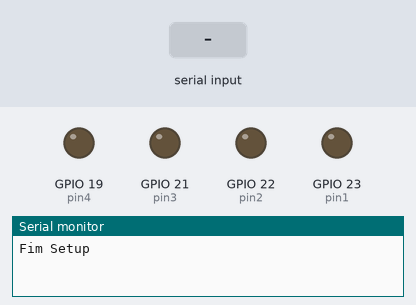
Recording of a sketch running on a simulated ESP32. On the bench: output pins drawn as LEDs (lit = HIGH), the last lines printed to the serial monitor. The inputs (shaded band) are chosen by the test bench. Nothing arrives over Bluetooth unless stated.

Above: at 3.2 s.
3.3 s: "F" received over the second serial link
At 4.1 s:
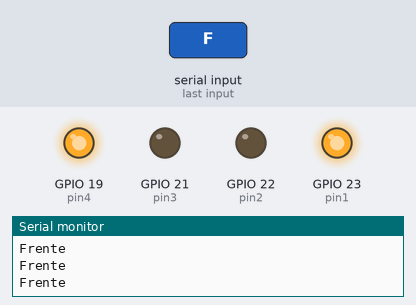
4.8 s: "B" received over the second serial link
At 5.8 s:
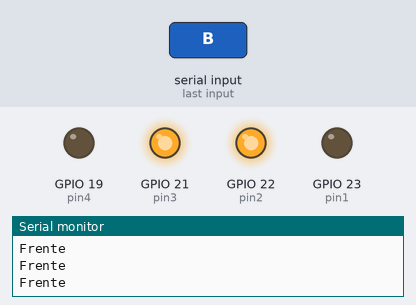
6.3 s: "L" received over the second serial link
At 7.0 s:
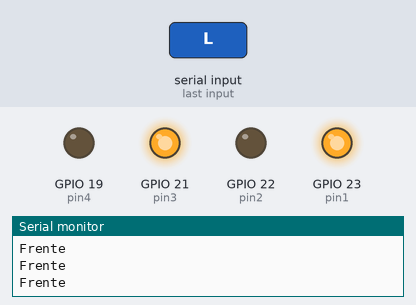
7.8 s: "R" received over the second serial link
At 9.0 s:
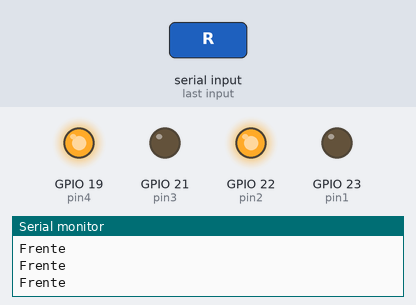
9.3 s: "Q" received over the second serial link
At 10.4 s:
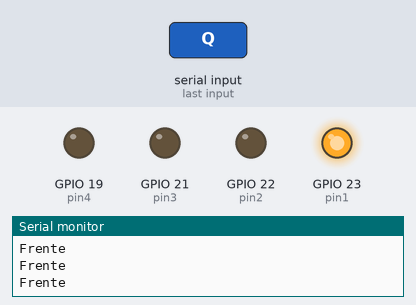
10.8 s: "E" received over the second serial link
At 11.5 s:
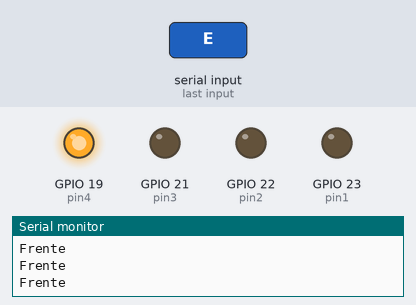
Timing chart, 0 to 13.3 s (numbered marks = the images above; inputs shaded):
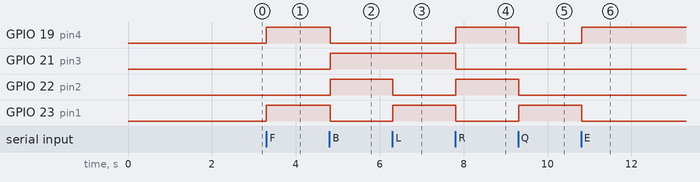

The sketch:

CodigoESP32.ino
```cpp
#include "BluetoothSerial.h"

#define pin1 23
#define pin2 22
#define pin3 21
#define pin4 19


BluetoothSerial SerialBT;
char comando;
void setup() {
  Serial.begin(9600);
  SerialBT.begin("Carrinho");


  pinMode(pin1, OUTPUT);
  pinMode(pin2, OUTPUT);
  pinMode(pin3, OUTPUT);
  pinMode(pin4, OUTPUT);

  Serial.println("Fim Setup");
  delay(2000);
}
void loop() {
  if (SerialBT.available()) {
    comando = SerialBT.read();
  }


  switch (comando) {
    case 'S':
      {  //move frente
        Serial.printf("Parado \n");
        digitalWrite(pin1, LOW);
        digitalWrite(pin2, LOW);
        digitalWrite(pin3, LOW);
        digitalWrite(pin4, LOW);
        break;
      }
    case 'F':
      {  //move frente
        Serial.printf("Frente \n");
        digitalWrite(pin1, HIGH);
        digitalWrite(pin2, LOW);
        digitalWrite(pin3, LOW);
        digitalWrite(pin4, HIGH);
        break;
      }
    case 'B':
      {  //move frente
        Serial.printf("Frente \n");
        digitalWrite(pin1, LOW);
        digitalWrite(pin2, HIGH);
        digitalWrite(pin3, HIGH);
        digitalWrite(pin4, LOW);
        break;
      }
    case 'L':
      {  //move frente
        Serial.printf("Frente \n");
        digitalWrite(pin1, HIGH);
        digitalWrite(pin2, LOW);
        digitalWrite(pin3, HIGH);
        digitalWrite(pin4, LOW);
        break;
      }
    case 'R':
      {  //move frente
        Serial.printf("Frente \n");
        digitalWrite(pin1, LOW);
        digitalWrite(pin2, HIGH);
        digitalWrite(pin3, LOW);
        digitalWrite(pin4, HIGH);
        break;
      }
    case 'Q':
      {  //move frente
        Serial.printf("Frente \n");
        digitalWrite(pin1, HIGH);
        digitalWrite(pin2, LOW);
        digitalWrite(pin3, LOW);
        digitalWrite(pin4, LOW);
        break;
      }
    case 'E':
      {  //move frente
        Serial.printf("Frente \n");
        digitalWrite(pin1, LOW);
        digitalWrite(pin2, LOW);
        digitalWrite(pin3, LOW);
        digitalWrite(pin4, HIGH);
        break;
      }
    case 'C':
      {  //move frente
        Serial.printf("Frente \n");
        digitalWrite(pin1, LOW);
        digitalWrite(pin2, LOW);
        digitalWrite(pin3, HIGH);
        digitalWrite(pin4, LOW);
        break;
      }
    case 'Z':
      {  //move frente
        Serial.printf("Frente \n");
        digitalWrite(pin1, LOW);
        digitalWrite(pin2, HIGH);
        digitalWrite(pin3, LOW);
        digitalWrite(pin4, LOW);
        break;
      }
  }
}


/*
 case 'I': {//frente direita

 digitalWrite(pin1, HIGH);
 digitalWrite(pin2, LOW);

 digitalWrite(pin3, LOW);
 digitalWrite(pin4, HIGH);
 break;
 }
case 'G': {//frente esquerda

 digitalWrite(pin1, LOW);
 digitalWrite(pin2, HIGH);

 digitalWrite(pin3, HIGH);
 digitalWrite(pin4, LOW);
 break;
 }
 case 'R': {//direita

 digitalWrite(pin1, HIGH);
 digitalWrite(pin2, LOW);

 digitalWrite(pin3, LOW);
 digitalWrite(pin4, LOW);
 break;
 }
 case 'L': {//esquerda

 digitalWrite(pin1, LOW);
 digitalWrite(pin2, LOW);

 digitalWrite(pin3, HIGH);
 digitalWrite(pin4, LOW);
 break;
 }
 case 'B': {// ré

 digitalWrite(pin1, LOW);
 digitalWrite(pin2, HIGH);

 digitalWrite(pin3, LOW);
 digitalWrite(pin4, HIGH);
 break;
 }
case 'H': {// ré esquerda

 digitalWrite(pin1, LOW);
 digitalWrite(pin2, LOW);

 digitalWrite(pin3, LOW);
 digitalWrite(pin4, HIGH);
 break;
 }
 case 'J': {//ré direita
 digitalWrite(pin1, LOW);
 digitalWrite(pin2, HIGH);

 digitalWrite(pin3, LOW);
 digitalWrite(pin4, LOW);
 break;
 }
default: {
 digitalWrite(pin1, LOW);
 digitalWrite(pin2, LOW);

 digitalWrite(pin3, LOW);
 digitalWrite(pin4, LOW);
 break;
 }
 */
```

Measured:
- after the input at 3.3 s, GPIO 19 (pin4), GPIO 23 (pin1): LOW → HIGH at once
- after the input at 4.8 s, GPIO 19 (pin4), GPIO 23 (pin1): HIGH → LOW at once; GPIO 21 (pin3), GPIO 22 (pin2): LOW → HIGH at once
- after the input at 6.3 s, GPIO 22 (pin2): HIGH → LOW at once; GPIO 23 (pin1): LOW → HIGH at once
- after the input at 7.8 s, GPIO 19 (pin4), GPIO 22 (pin2): LOW → HIGH at once; GPIO 21 (pin3), GPIO 23 (pin1): HIGH → LOW at once
- after the input at 9.3 s, GPIO 19 (pin4), GPIO 22 (pin2): HIGH → LOW at once; GPIO 23 (pin1): LOW → HIGH at once
- after the input at 10.8 s, GPIO 19 (pin4): LOW → HIGH at once; GPIO 23 (pin1): HIGH → LOW at once
